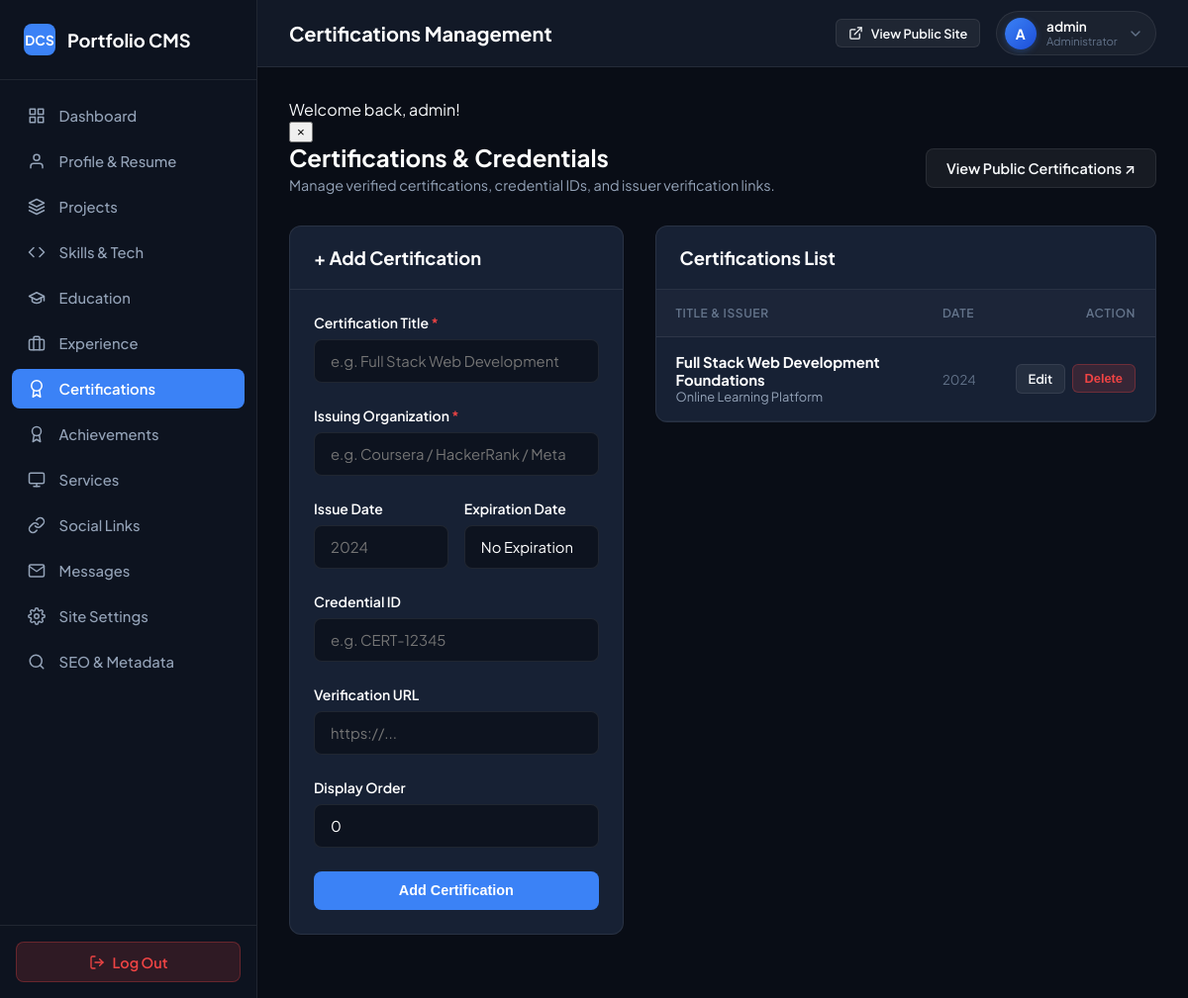
Page /admin/certifications.php (signed in) on the committed database.
### tables this page shows
CREATE TABLE IF NOT EXISTS `certifications` (
    `id` INT UNSIGNED AUTO_INCREMENT PRIMARY KEY,
    `title` VARCHAR(150) NOT NULL,
    `issuer` VARCHAR(150) NOT NULL,
    `issue_date` VARCHAR(30) NOT NULL,
    `expiration_date` VARCHAR(30) DEFAULT 'No Expiration',
    `credential_id` VARCHAR(100) DEFAULT NULL,
    `credential_url` VARCHAR(255) DEFAULT NULL,
    `image_path` VARCHAR(255) DEFAULT NULL,
    `display_order` INT NOT NULL DEFAULT 0,
    `created_at` TIMESTAMP DEFAULT CURRENT_TIMESTAMP,
    INDEX `idx_certifications_order` (`display_order`)
);

### admin/certifications.php (the view, shortened to what this page needs)
<?php
require_once __DIR__ . '/includes/admin-header.php';
$db = get_db();
$editItem = null;
$certList = $db->query("SELECT * FROM certifications ORDER BY display_order ASC, id DESC")->fetchAll();
?>
<?php include __DIR__ . '/includes/admin-sidebar.php'; ?>
<div class="admin-main-wrapper">
    <?php include __DIR__ . '/includes/admin-topbar.php'; ?>
    <main class="admin-content">
        <?= render_flashes() ?>
        <div style="display: flex; justify-content: space-between; align-items: center; margin-bottom: 2rem; flex-wrap: wrap; gap: 1rem;">
            <div>
                <h2 style="font-size: 1.5rem; color: #fff; margin: 0 0 0.25rem 0;">Certifications &amp; Credentials</h2>
                <p style="color: var(--admin-text-muted); margin: 0; font-size: 0.9rem;">
                    Manage verified certifications, credential IDs, and issuer verification links.
                </p>
            </div>
            <a href="<?= url('certifications.php') ?>" target="_blank" class="admin-btn admin-btn-secondary">
                View Public Certifications ↗
            </a>
        </div>
        <div style="display: grid; grid-template-columns: 1fr 1.5fr; gap: 2rem; align-items: start;">
            <div class="admin-card">
                <div class="admin-card-header">
                    <h3 class="admin-card-title"><?= $editItem ? 'Edit Credential' : '+ Add Certification' ?></h3>
                </div>
                <div class="admin-card-body">
                    <form action="<?= url('admin/certifications.php') ?>" method="POST">
                        <div class="admin-form-group">
                            <label for="title" class="admin-label">Certification Title <span style="color:#ef4444;">*</span></label>
                            <input type="text" name="title" id="title" class="admin-input" placeholder="e.g. Full Stack Web Development" value="<?= e($editItem['title'] ?? '') ?>" required>
                        </div>
                        <div class="admin-form-group">
                            <label for="issuer" class="admin-label">Issuing Organization <span style="color:#ef4444;">*</span></label>
                            <input type="text" name="issuer" id="issuer" class="admin-input" placeholder="e.g. Coursera / HackerRank / Meta" value="<?= e($editItem['issuer'] ?? '') ?>" required>
                        </div>
                        <div style="display: grid; grid-template-columns: 1fr 1fr; gap: 1rem;">
                            <div class="admin-form-group">
                                <label for="issue_date" class="admin-label">Issue Date</label>
                                <input type="text" name="issue_date" id="issue_date" class="admin-input" placeholder="2024" value="<?= e($editItem['issue_date'] ?? '') ?>">
                            </div>
                            <div class="admin-form-group">
                                <label for="expiration_date" class="admin-label">Expiration Date</label>
                                <input type="text" name="expiration_date" id="expiration_date" class="admin-input" placeholder="No Expiration" value="<?= e($editItem['expiration_date'] ?? 'No Expiration') ?>">
                            </div>
                        </div>
                        <div class="admin-form-group">
                            <label for="credential_id" class="admin-label">Credential ID</label>
                            <input type="text" name="credential_id" id="credential_id" class="admin-input" placeholder="e.g. CERT-12345" value="<?= e($editItem['credential_id'] ?? '') ?>">
                        </div>
                        <div class="admin-form-group">
                            <label for="credential_url" class="admin-label">Verification URL</label>
                            <input type="url" name="credential_url" id="credential_url" class="admin-input" placeholder="https://..." value="<?= e($editItem['credential_url'] ?? '') ?>">
                        </div>
                        <div class="admin-form-group">
                            <label for="display_order" class="admin-label">Display Order</label>
                            <input type="number" name="display_order" id="display_order" class="admin-input" value="<?= (int)($editItem['display_order'] ?? 0) ?>">
                        </div>
                        <button type="submit" class="admin-btn admin-btn-primary" style="width: 100%;">
                            <?= $editItem ? 'Save Changes' : 'Add Certification' ?>
                        </button>
                    </form>
                </div>
            </div>
            <div class="admin-card">
                <div class="admin-card-header">
                    <h3 class="admin-card-title">Certifications List</h3>
                </div>
                <div class="admin-card-body" style="padding: 0;">
                    <?php if (!empty($certList)): ?>
                        <div class="table-responsive">
                            <table class="admin-table">
                                <thead>
                                    <tr>
                                        <th>Title &amp; Issuer</th>
                                        <th>Date</th>
                                        <th style="text-align: right;">Action</th>
                                    </tr>
                                </thead>
                                <tbody>
                                    <?php foreach ($certList as $c): ?>
                                        <tr>
                                            <td>
                                                <div style="font-weight: 700; color: #fff;"><?= e($c['title']) ?></div>
                                                <div style="font-size: 0.8rem; color: var(--admin-text-muted);"><?= e($c['issuer']) ?></div>
                                            </td>
                                            <td>
                                                <span style="font-size: 0.825rem; color: var(--admin-text-dim);"><?= e($c['issue_date']) ?></span>
                                            </td>
                                            <td style="text-align: right;">
                                                <div style="display: inline-flex; gap: 0.4rem;">
                                                    <a href="<?= url('admin/certifications.php?edit=' . $c['id']) ?>" class="admin-btn admin-btn-secondary admin-btn-sm">Edit</a>
                                                    <form action="<?= url('admin/certifications.php') ?>" method="POST" style="display: inline;">
                                                        <button type="submit" class="admin-btn admin-btn-danger admin-btn-sm" data-confirm="Delete this certification?">Delete</button>
                                                    </form>
                                                </div>
                                            </td>
                                        </tr>
                                    <?php endforeach; ?>
                                </tbody>
                            </table>
                        </div>
                    <?php else: ?>
                        <div style="padding: 2.5rem; text-align: center; color: var(--admin-text-muted);">
                            No certifications found.
                        </div>
                    <?php endif; ?>
                </div>
            </div>
        </div>
    </main>
<?php include __DIR__ . '/includes/admin-footer.php'; ?>

### assets/css/admin.css (style rules this page uses)
:root { --admin-bg: #090d16; --admin-sidebar-bg: #0d131f; --admin-surface: #121927; --admin-card: #172134; --admin-card-hover: #1d2a42; --admin-border: rgba(255, 255, 255, 0.08); --admin-border-subtle: rgba(255, 255, 255, 0.04); --admin-input-bg: #0d131f; --admin-text-main: #f8fafc; --admin-text-muted: #94a3b8; --admin-text-dim: #64748b; --admin-primary: #3b82f6; --admin-primary-hover: #2563eb; --admin-success: #10b981; --admin-warning: #f59e0b; --admin-danger: #ef4444; --admin-sidebar-width: 260px; }
*, *::before, *::after { box-sizing: border-box; }
body.admin-body { background-color: var(--admin-bg); color: var(--admin-text-main); font-family: 'Plus Jakarta Sans', -apple-system, BlinkMacSystemFont, 'Segoe UI', Roboto, sans-serif; margin: 0; display: flex; min-height: 100vh; width: 100%; overflow-x: hidden; position: relative; }
.admin-main-wrapper { margin-left: var(--admin-sidebar-width); flex: 1; display: flex; flex-direction: column; min-width: 0; width: 100%; overflow-x: hidden; }
.admin-content { padding: 2rem; flex: 1; }
.admin-card { background-color: var(--admin-card); border: 1px solid var(--admin-border); border-radius: 12px; margin-bottom: 2rem; overflow: hidden; }
.admin-card-header { padding: 1.25rem 1.5rem; border-bottom: 1px solid var(--admin-border); display: flex; align-items: center; justify-content: space-between; flex-wrap: wrap; gap: 1rem; }
.admin-card-title { margin: 0; font-size: 1.15rem; font-weight: 700; color: #fff; }
.admin-card-body { padding: 1.5rem; }
.table-responsive { width: 100%; overflow-x: auto; }
.admin-table { width: 100%; border-collapse: collapse; text-align: left; font-size: 0.925rem; }
.admin-table th { background-color: rgba(255, 255, 255, 0.02); color: var(--admin-text-dim); font-weight: 600; text-transform: uppercase; font-size: 0.75rem; letter-spacing: 0.05em; padding: 1rem 1.25rem; border-bottom: 1px solid var(--admin-border); }
.admin-table td { padding: 1rem 1.25rem; border-bottom: 1px solid var(--admin-border-subtle); color: var(--admin-text-main); vertical-align: middle; }
.admin-form-group { margin-bottom: 1.5rem; }
.admin-label { display: block; font-size: 0.875rem; font-weight: 600; color: #fff; margin-bottom: 0.5rem; }
.admin-input, .admin-select, .admin-textarea { width: 100%; background-color: var(--admin-input-bg); border: 1px solid var(--admin-border); border-radius: 8px; padding: 0.75rem 1rem; color: #fff; font-family: inherit; font-size: 0.925rem; transition: border-color 150ms ease; box-sizing: border-box; }
.admin-btn { display: inline-flex; align-items: center; justify-content: center; gap: 0.5rem; padding: 0.65rem 1.25rem; border-radius: 8px; font-size: 0.9rem; font-weight: 600; cursor: pointer; text-decoration: none; border: 1px solid transparent; transition: all 150ms ease; }
.admin-btn-primary { background-color: var(--admin-primary); color: #fff; }
.admin-btn-secondary { background-color: rgba(255, 255, 255, 0.06); border-color: var(--admin-border); color: var(--admin-text-main); }
.admin-btn-danger { background-color: rgba(239, 68, 68, 0.15); border-color: rgba(239, 68, 68, 0.3); color: #ef4444; }
.admin-btn-sm { padding: 0.35rem 0.75rem; font-size: 0.8rem; border-radius: 6px; }

### rows in the picture
certifications: title "Full Stack Web Development Foundations", issuer "Online Learning Platform", issue_date "2024"

### other values in the picture
$adminPageTitle "Certifications Management"
$adminInitial "A"
$adminUsername "admin"
$msg "Welcome back, admin!"
